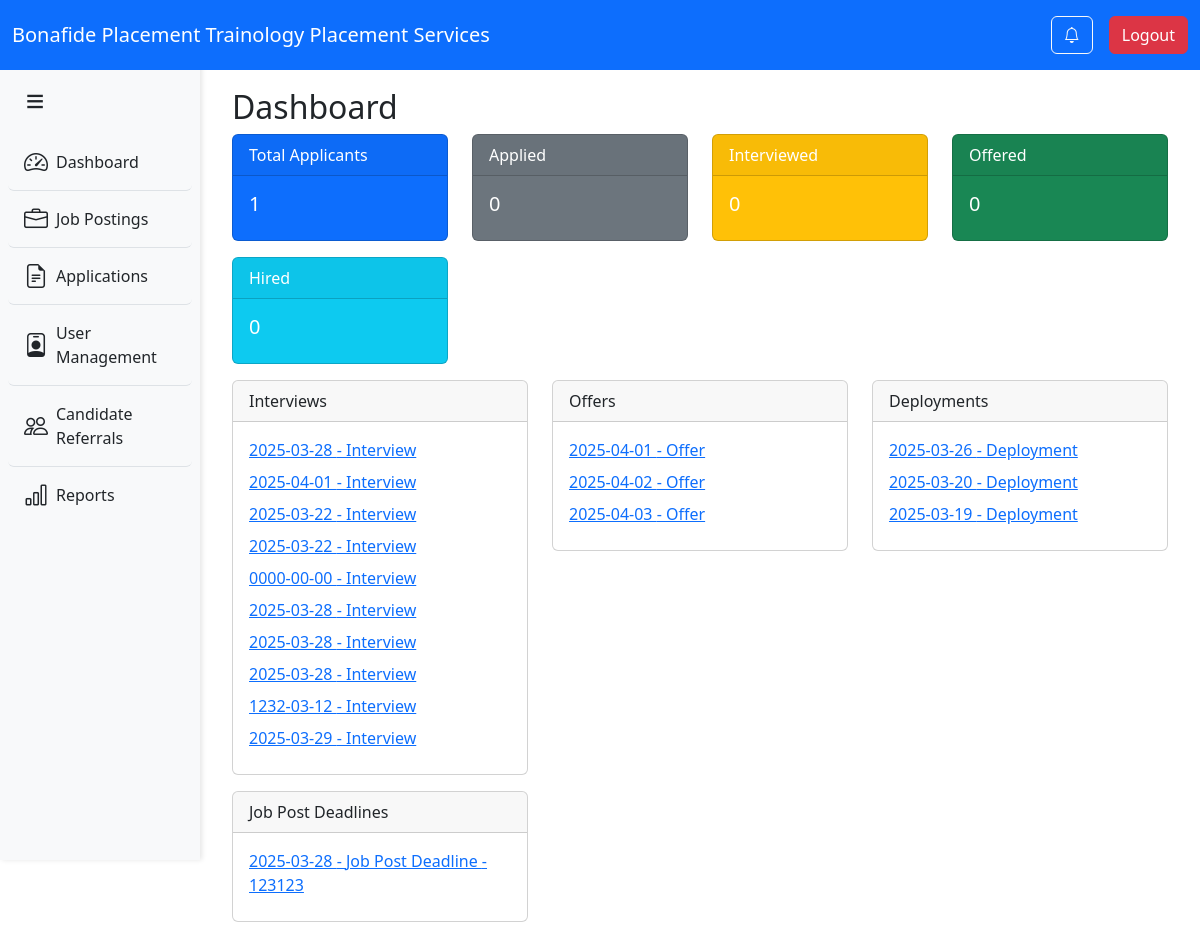
The app's page /recruiter/dashboard.php (signed in) with its own data.
### tables this page shows
CREATE TABLE `interview_details` (
  `interview_id` int(11) NOT NULL,
  `application_id` int(11) NOT NULL,
  `meeting_type` enum('face-to-face','online') NOT NULL,
  `interview_date` date NOT NULL,
  `meeting_link` varchar(255) DEFAULT NULL,
  `recruiter_email` varchar(255) NOT NULL,
  `interview_time` time NOT NULL,
  `remarks` text DEFAULT NULL
);

CREATE TABLE `offer_details` (
  `offer_id` int(11) NOT NULL,
  `application_id` int(11) NOT NULL,
  `salary` decimal(10,2) NOT NULL,
  `start_date` date NOT NULL,
  `benefits` text DEFAULT NULL,
  `remarks` text DEFAULT NULL
);

CREATE TABLE `deployment_details` (
  `deployment_id` int(11) NOT NULL,
  `application_id` int(11) NOT NULL,
  `deployment_date` date NOT NULL,
  `remarks` text DEFAULT NULL
);

CREATE TABLE `job_posts` (
  `job_post_id` int(11) NOT NULL,
  `job_title` varchar(255) NOT NULL,
  `partner_company` varchar(255) DEFAULT NULL,
  `location` varchar(255) DEFAULT NULL,
  `min_salary` decimal(10,2) DEFAULT NULL,
  `max_salary` decimal(10,2) DEFAULT NULL,
  `description` text DEFAULT NULL,
  `openings` int(11) DEFAULT NULL,
  `created_by` int(11) DEFAULT NULL,
  `deadline` date DEFAULT NULL,
  `status` enum('Open','Closed','Pending') DEFAULT 'Open',
  `preferred_educational_level` enum('ALS Graduate','High School Graduate','Junior High School Graduate','Senior High School Graduate','College Graduate','Bachelor''s Degree','Masteral Degree','Doctorate Degree') DEFAULT NULL,
  `preferred_age_range` varchar(50) DEFAULT NULL,
  `preferred_work_experience` text DEFAULT NULL
);

### recruiter/dashboard.php (the view, shortened to what this page needs)
<?php
include 'header.php';
include 'sidebar.php';
$interviewQuery = $pdo->query("SELECT interview_date AS date, 'Interview' AS type, interview_id AS id FROM interview_details");
$interviewEvents = $interviewQuery->fetchAll(PDO::FETCH_ASSOC);
$offerQuery = $pdo->query("SELECT start_date AS date, 'Offer' AS type, offer_id AS id FROM offer_details");
$offerEvents = $offerQuery->fetchAll(PDO::FETCH_ASSOC);
$deploymentQuery = $pdo->query("SELECT deployment_date AS date, 'Deployment' AS type, deployment_id AS id FROM deployment_details");
$deploymentEvents = $deploymentQuery->fetchAll(PDO::FETCH_ASSOC);
$jobPostQuery = $pdo->query("SELECT deadline AS date, 'Job Post Deadline' AS type, job_post_id AS id, job_title FROM job_posts");
$jobPostEvents = $jobPostQuery->fetchAll(PDO::FETCH_ASSOC);
$applicantStagesQuery = $pdo->query("
    SELECT
        COUNT(*) AS total_applicants,
        SUM(CASE WHEN status = 'Applied' THEN 1 ELSE 0 END) AS applied,
        SUM(CASE WHEN status = 'Interviewed' THEN 1 ELSE 0 END) AS interview,
        SUM(CASE WHEN status = 'Offered' THEN 1 ELSE 0 END) AS offer,
        SUM(CASE WHEN status = 'Hired' THEN 1 ELSE 0 END) AS deployed
    FROM job_applications
");
$applicantStages = $applicantStagesQuery->fetch(PDO::FETCH_ASSOC);
?>
<!DOCTYPE html>
<html lang="en">
<head>
    <link href="https://cdn.jsdelivr.net/npm/bootstrap@5.3.0-alpha1/dist/css/bootstrap.min.css" rel="stylesheet">
</head>
<body>
    <div id='content'>
        <div class="container mt-5">
            <div class="row">
                <div class="col-md-12">
                    <h2>Dashboard</h2>
                    <div class="row">
                        <div class="col-md-3">
                            <div class="card text-white bg-primary mb-3">
                                <div class="card-header">Total Applicants</div>
                                <div class="card-body">
                                    <h5 class="card-title"><?= $applicantStages['total_applicants'] ?></h5>
                                </div>
                            </div>
                        </div>
                        <div class="col-md-3">
                            <div class="card text-white bg-secondary mb-3">
                                <div class="card-header">Applied</div>
                                <div class="card-body">
                                    <h5 class="card-title"><?= $applicantStages['applied'] ?></h5>
                                </div>
                            </div>
                        </div>
                        <div class="col-md-3">
                            <div class="card text-white bg-warning mb-3">
                                <div class="card-header">Interviewed</div>
                                <div class="card-body">
                                    <h5 class="card-title"><?= $applicantStages['interview'] ?></h5>
                                </div>
                            </div>
                        </div>
                        <div class="col-md-3">
                            <div class="card text-white bg-success mb-3">
                                <div class="card-header">Offered</div>
                                <div class="card-body">
                                    <h5 class="card-title"><?= $applicantStages['offer'] ?></h5>
                                </div>
                            </div>
                        </div>
                        <div class="col-md-3">
                            <div class="card text-white bg-info mb-3">
                                <div class="card-header">Hired</div>
                                <div class="card-body">
                                    <h5 class="card-title"><?= $applicantStages['deployed'] ?></h5>
                                </div>
                            </div>
                        </div>
                    </div>
                    <div class="row">
                        <div class="col-md-4">
                            <div class="card mb-3">
                                <div class="card-header">Interviews</div>
                                <div class="card-body">
                                    <?php if (count($interviewEvents) > 0): ?>
                                        <?php foreach ($interviewEvents as $event): ?>
                                        <a href="view_interview.php?id=<?= $event['id'] ?>" class="d-block mb-2">
                                            <?= $event['date'] ?> - <?= $event['type'] ?>
                                        </a>
                                        <?php endforeach; ?>
                                    <?php else: ?>
                                        <p>No upcoming interviews.</p>
                                    <?php endif; ?>
                                </div>
                            </div>
                        </div>
                        <div class="col-md-4">
                            <div class="card mb-3">
                                <div class="card-header">Offers</div>
                                <div class="card-body">
                                    <?php if (count($offerEvents) > 0): ?>
                                        <?php foreach ($offerEvents as $event): ?>
                                        <a href="view_offer.php?id=<?= $event['id'] ?>" class="d-block mb-2">
                                            <?= $event['date'] ?> - <?= $event['type'] ?>
                                        </a>
                                        <?php endforeach; ?>
                                    <?php else: ?>
                                        <p>No upcoming offers.</p>
                                    <?php endif; ?>
                                </div>
                            </div>
                        </div>
                        <div class="col-md-4">
                            <div class="card mb-3">
                                <div class="card-header">Deployments</div>
                                <div class="card-body">
                                    <?php if (count($deploymentEvents) > 0): ?>
                                        <?php foreach ($deploymentEvents as $event): ?>
                                        <a href="view_deployment.php?id=<?= $event['id'] ?>" class="d-block mb-2">
                                            <?= $event['date'] ?> - <?= $event['type'] ?>
                                        </a>
                                        <?php endforeach; ?>
                                    <?php else: ?>
                                        <p>No upcoming deployments.</p>
                                    <?php endif; ?>
                                </div>
                            </div>
                        </div>
                        <div class="col-md-4">
                            <div class="card mb-3">
                                <div class="card-header">Job Post Deadlines</div>
                                <div class="card-body">
                                    <?php if (count($jobPostEvents) > 0): ?>
                                        <?php foreach ($jobPostEvents as $event): ?>
                                        <a href="edit_job.php?job_post_id=<?= $event['id'] ?>" class="d-block mb-2">
                                            <?= $event['date'] ?> - <?= $event['type'] ?> - <?= $event['job_title'] ?>
                                        </a>
                                        <?php endforeach; ?>
                                    <?php else: ?>
                                        <p>No upcoming job post deadlines.</p>
                                    <?php endif; ?>
                                </div>
                            </div>
                        </div>
                    </div>
                </div>
            </div>
        </div>
    </div>
</body>
</html>

### recruiter/header.php (style rules this page uses)
body { margin: 0; padding: 0; min-height: 100vh; padding-top: 60px; }
#content { margin-left: 200px; padding: 20px; transition: margin-left 0.3s ease; margin-top: 20px; padding-bottom: 60px; }

### recruiter/sidebar.php (style rules this page uses)
body { margin: 0; padding: 0; }
#content { margin-left: 200px; padding: 20px; transition: margin-left 0.3s ease; }

### records on screen
interview_details: interview_date "2025-03-28", type "Interview"
interview_details: interview_date "2025-04-01", type "Interview"
interview_details: interview_date "2025-03-22", type "Interview"
interview_details: interview_date "2025-03-22", type "Interview"
interview_details: interview_date "0000-00-00", type "Interview"
interview_details: interview_date "2025-03-28", type "Interview"
interview_details: interview_date "2025-03-28", type "Interview"
interview_details: interview_date "2025-03-28", type "Interview"
interview_details: interview_date "1232-03-12", type "Interview"
interview_details: interview_date "2025-03-29", type "Interview"
offer_details: start_date "2025-04-01", type "Offer"
offer_details: start_date "2025-04-02", type "Offer"
offer_details: start_date "2025-04-03", type "Offer"
deployment_details: deployment_date "2025-03-26", type "Deployment"
deployment_details: deployment_date "2025-03-20", type "Deployment"
deployment_details: deployment_date "2025-03-19", type "Deployment"
job_posts: deadline "2025-03-28", type "Job Post Deadline", job_title "123123"

### other values on screen
$applicantStages['total_applicants'] "1"
$applicantStages['applied'] "0"
$applicantStages['interview'] "0"
$applicantStages['offer'] "0"
$applicantStages['deployed'] "0"
